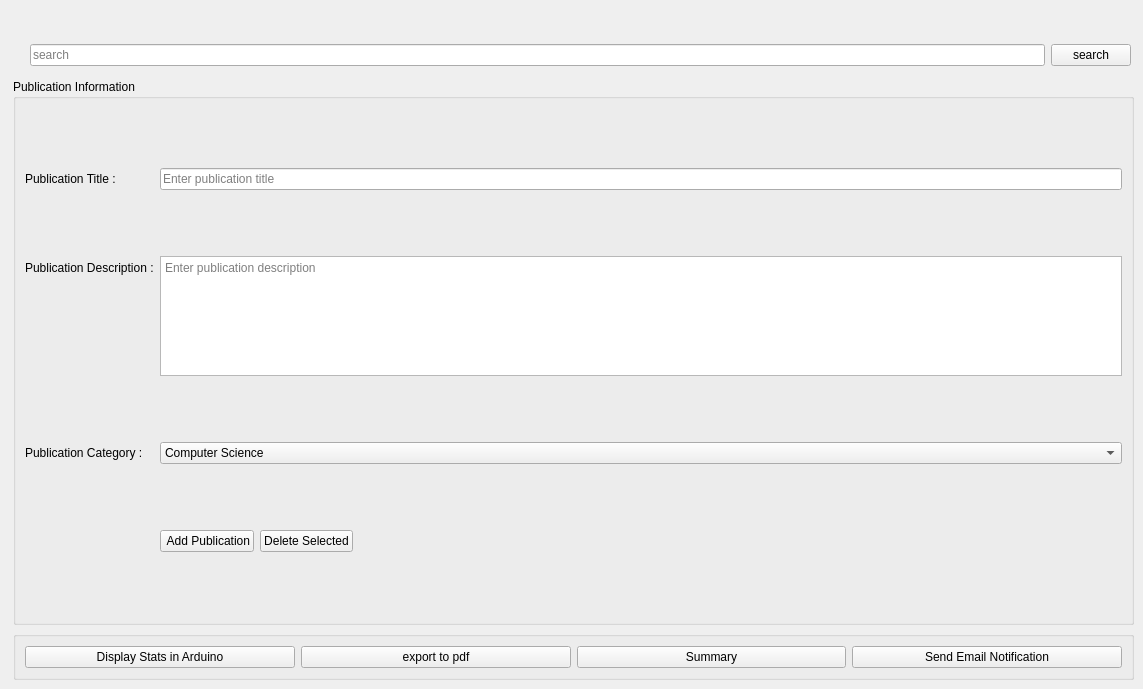
    <widget class="QWidget" name="page_6">
     <widget class="QWidget" name="mainContent" native="true">
      <property name="geometry">
       <rect>
        <x>13</x>
        <y>79</y>
        <width>1121</width>
        <height>601</height>
       </rect>
      </property>
      <layout class="QVBoxLayout" name="verticalLayout_main">
       <item>
        <widget class="QGroupBox" name="pubInfoGroup">
         <property name="title">
          <string>Publication Information</string>
         </property>
         <layout class="QFormLayout" name="formLayout_2">
          <item row="0" column="0">
           <widget class="QLabel" name="titleLabel">
            <property name="text">
             <string>Publication Title :</string>
            </property>
           </widget>
          </item>
          <item row="0" column="1">
           <widget class="QLineEdit" name="titleEdit">
            <property name="placeholderText">
             <string>Enter publication title</string>
            </property>
           </widget>
          </item>
          <item row="1" column="0">
           <widget class="QLabel" name="descriptionLabel">
            <property name="text">
             <string>Publication Description :</string>
            </property>
           </widget>
          </item>
          <item row="1" column="1">
           <widget class="QTextEdit" name="descriptionEdit">
            <property name="maximumSize">
             <size>
              <width>16777215</width>
              <height>120</height>
             </size>
            </property>
            <property name="placeholderText">
             <string>Enter publication description</string>
            </property>
           </widget>
          </item>
          <item row="2" column="0">
           <widget class="QLabel" name="categoryLabel">
            <property name="text">
             <string>Publication Category :</string>
            </property>
           </widget>
          </item>
          <item row="2" column="1">
           <widget class="QComboBox" name="categoryCombo">
            <item>
             <property name="text">
              <string>Computer Science</string>
             </property>
            </item>
            <item>
             <property name="text">
              <string>Biology</string>
             </property>
            </item>
            <item>
             <property name="text">
              <string>Physics</string>
             </property>
            </item>
            <item>
             <property name="text">
              <string>Mathematics</string>
             </property>
            </item>
            <item>
             <property name="text">
              <string>Engineering</string>
             </property>
            </item>
            <item>
             <property name="text">
              <string>Medicine</string>
             </property>
            </item>
            <item>
             <property name="text">
              <string>Social Sciences</string>
             </property>
            </item>
            <item>
             <property name="text">
              <string>Other</string>
             </property>
            </item>
           </widget>
          </item>
          <item row="3" column="1">
           <layout class="QHBoxLayout" name="horizontalLayout_buttons">
            <item>
             <widget class="QPushButton" name="addButton">
              <property name="text">
               <string> Add Publication</string>
              </property>
             </widget>
            </item>
            <item>
             <widget class="QPushButton" name="deleteButton">
              <property name="text">
               <string>Delete Selected</string>
              </property>
             </widget>
            </item>
            <item>
             <spacer name="horizontalSpacer">
              <property name="orientation">
               <enum>Qt::Orientation::Horizontal</enum>
              </property>
              <property name="sizeHint" stdset="0">
               <size>
                <width>40</width>
                <height>20</height>
               </size>
              </property>
             </spacer>
            </item>
           </layout>
          </item>
         </layout>
        </widget>
       </item>
       <item>
        <widget class="QGroupBox" name="FeatsGroup">
         <property name="title">
          <string/>
         </property>
         <layout class="QHBoxLayout" name="horizontalLayout_features">
          <item>
           <widget class="QPushButton" name="publicationsArduinoBtn">
            <property name="text">
             <string>Display Stats in Arduino</string>
            </property>
           </widget>
          </item>
          <item>
           <widget class="QPushButton" name="export_2">
            <property name="text">
             <string>export to pdf</string>
            </property>
           </widget>
          </item>
          <item>
           <widget class="QPushButton" name="summaryButton">
            <property name="text">
             <string>Summary</string>
            </property>
           </widget>
          </item>
          <item>
           <widget class="QPushButton" name="emailButton">
            <property name="text">
             <string>Send Email Notification</string>
            </property>
           </widget>
          </item>
         </layout>
        </widget>
       </item>
      </layout>
     </widget>
     <widget class="QWidget" name="horizontalLayoutWidget">
      <property name="geometry">
       <rect>
        <x>30</x>
        <y>40</y>
        <width>1101</width>
        <height>31</height>
       </rect>
      </property>
      <layout class="QHBoxLayout" name="horizontalLayout_5">
       <item>
        <widget class="QLineEdit" name="lineEdit_23">
         <property name="placeholderText">
          <string>search </string>
         </property>
        </widget>
       </item>
       <item>
        <widget class="QPushButton" name="searchbt">
         <property name="text">
          <string>search</string>
         </property>
        </widget>
       </item>
      </layout>
     </widget>
    </widget>
